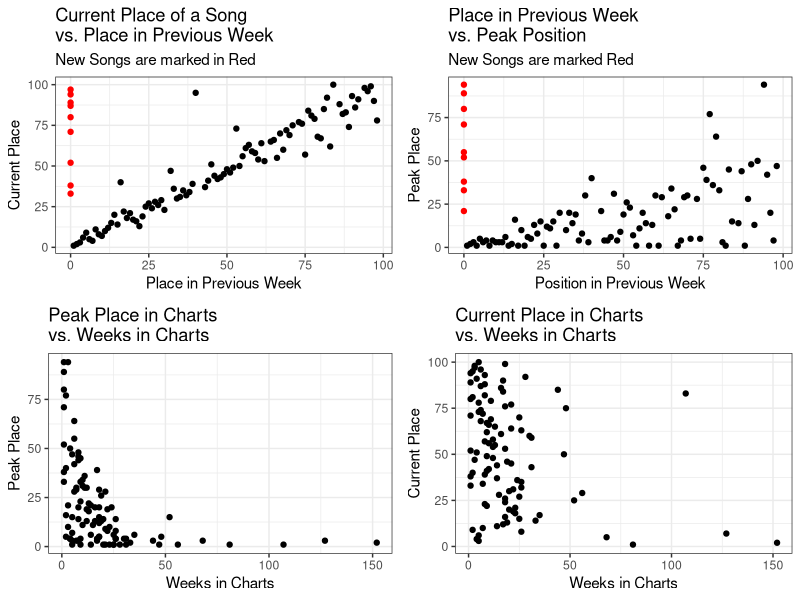
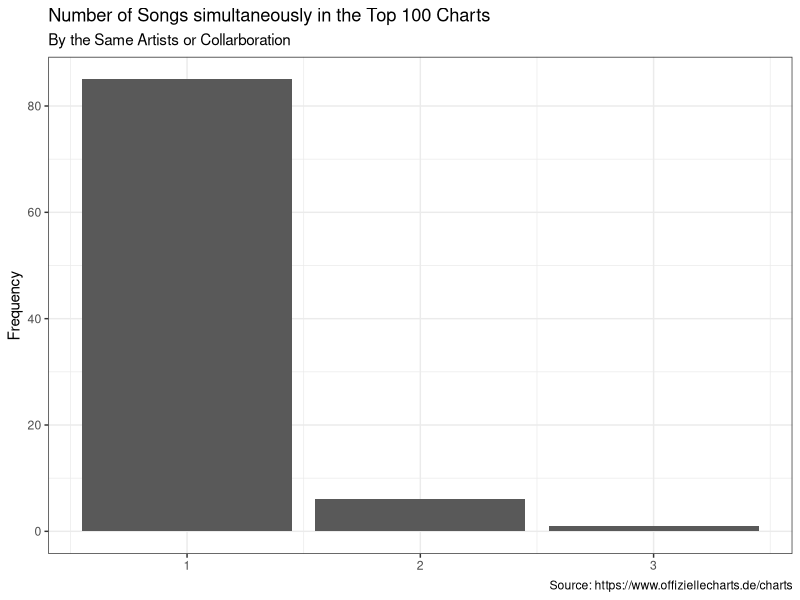
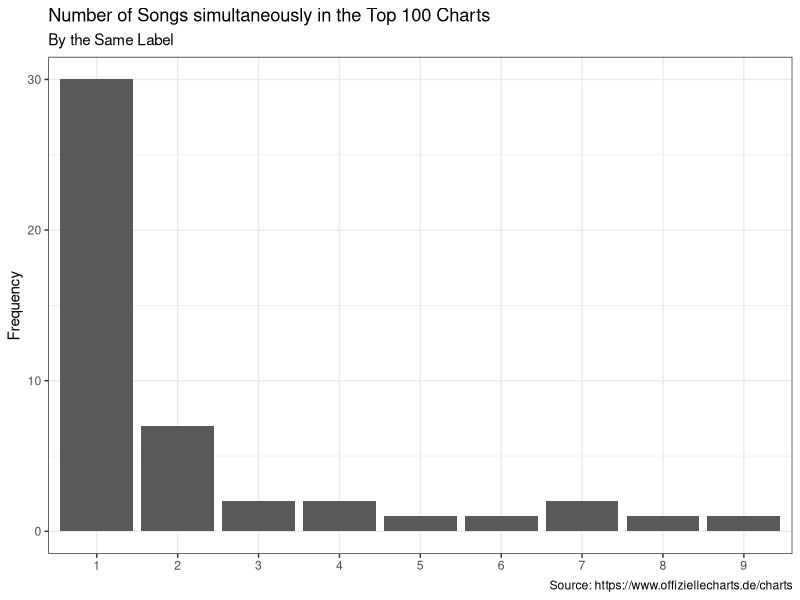

The R source for these figures, in order:
## ---- chunk 1
library(ggplot2)
library(gridExtra)
library(readr)
library(dplyr)
chart_scrap <- read_csv('2021-12-22_charts_report.csv')
## ---- chunk 2
#Reporting Figures and Tables
#Scatter Plots
current_v_last <- ggplot(data = chart_scrap,
                                     aes(y = current, x=last_week,
                                     col=ifelse(is.na(last_week), yes = 'NA' , no = 'NonNA')))+
                                      geom_point(aes(y = current, x=last_week_fill),show.legend = F)+
                                      scale_color_manual(values = c('#FF0000','#000000'))+
                                      labs(title = 'Current Place of a Song \nvs. Place in Previous Week',
                                           subtitle = 'New Songs are marked in Red',
                                           y='Current Place', x='Place in Previous Week')+
                                        theme_bw()
weeks_v_peak <- ggplot(data = chart_scrap,
                                             aes(x=weeks_in_charts, y=peak_in_charts))+
                                              geom_point()+
                                              labs(title = 'Peak Place in Charts \nvs. Weeks in Charts',
                                                   x='Weeks in Charts', y='Peak Place')+
                                              theme_bw()
week_v_current <- ggplot(data = chart_scrap, aes(x=weeks_in_charts, y=current))+
                                      geom_point()+
                                      labs(title = 'Current Place in Charts \nvs. Weeks in Charts',
                                           x='Weeks in Charts', y='Current Place')+
                                      theme_bw()
last_v_peak <- ggplot(data = chart_scrap, aes(x=last_week_fill, y=peak_in_charts,
                                                col=ifelse(is.na(last_week), yes = 'NA' , no = 'NonNA')))+
                                    geom_point(show.legend = F)+
                                    labs(title = 'Place in Previous Week \nvs. Peak Position',
                                         subtitle = 'New Songs are marked Red',
                                         x='Position in Previous Week', y='Peak Place')+
                                    scale_color_manual(values = c('#FF0000','#000000'))+
                                    theme_bw()
grid.arrange(current_v_last,last_v_peak, weeks_v_peak,week_v_current, nrow=2)
## ---- chunk 3
chart_scrap%>%
                      count(artist)%>%
                      ggplot(aes(x=n))+
                      geom_bar()+
                      labs(title = 'Number of Songs simultaneously in the Top 100 Charts',
                           subtitle = 'By the Same Artists or Collarboration',
                           y='Frequency',
                           x=NULL,
                           caption = 'Source: https://www.offiziellecharts.de/charts')+
                      theme_bw()
chart_scrap%>%
                        count(artist,sort = T)%>%
                        filter(n>1)%>%
                        knitr::kable()
chart_scrap%>%
                      count(label)%>%
                      ggplot(aes(x=as.factor(n)))+
                      geom_bar()+
                      geom_bar()+
                      labs(title = 'Number of Songs simultaneously in the Top 100 Charts',
                           subtitle = 'By the Same Label',
                           y='Frequency',
                           x=NULL,
                           caption = 'Source: https://www.offiziellecharts.de/charts')+
                      theme_bw()
chart_scrap%>%
                        count(label, sort = T)%>%
                        filter(n>1)%>%
                        knitr::kable()
## ---- chunk 4
#Songs that are currently peaking
chart_scrap%>%
                        filter(current == peak_in_charts)%>%
                        select(artist, title, current)%>%
                        rename(Position = current)%>%
                        knitr::kable()
